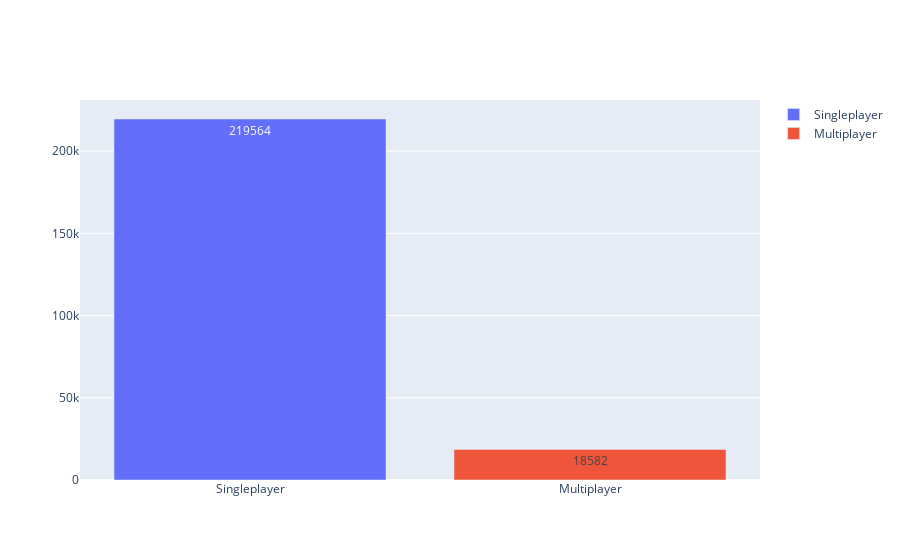

This figure's notebook cell:
### Code cell
%matplotlib inline
import json
import numpy as np
import plotly.graph_objects as go
import cv2
from plotly.subplots import make_subplots
from IPython.display import Image
import sys
import os
sys.path.insert(0, '../../')
from data_loader import get_data_to_load, get_counterpart

# Load data first

multiplayer_countries_map = json.load(open('../02_listing/countries_map', encoding='utf8'))
singleplayer_pre_mapping_countries_map = json.load(open('../03_mapping/pre_mapping_countries_map', encoding='utf8'))
basenames_to_country_map = json.load(open('../03_mapping/pre_mapping_basenames_to_countries_map', encoding='utf8'))
variance_map = json.load(open('../04_data_cleaning/variance_map', encoding='utf8'))

list_files = get_data_to_load(loading_file='../04_data_cleaning/updated_data_list', file_location='../01_enriching/.data/', image_file_location='../../1_data_collection/.data/', allow_new_file_creation=False, from_remote_only=True, download_link='default', limit=25, shuffle_seed=43, allow_file_location_env=True, allow_image_file_location_env=True, allow_json_file_location_env=True, allow_download_link_env=True)
list_basenames = [os.path.basename(x) for x in list_files]
list_basenames_set = set(list_basenames)
basenames_to_file_map = {x: y for x, y in zip(list_basenames, list_files)}

# filter only .png files from the list
images_to_country_map = {get_counterpart(k): v for k, v in basenames_to_country_map.items() if k in list_basenames_set}

# Combine image_to_country_map and variance_map (they have the same keys, but different kinds of values)
# into a single dictionary, where the values are tuples of the form (country, variance)
image_to_country_variance_map = {}
for key in images_to_country_map:
    image_to_country_variance_map[key] = (images_to_country_map[key], variance_map[key])
    
# Combine the two countries maps into a single dictionary, where the values are tuples of the form (multiplayer_country, singleplayer_country)
countries_map = {}
for key in set([*multiplayer_countries_map.keys(), *singleplayer_pre_mapping_countries_map.keys()]):
    countries_map[key] = (multiplayer_countries_map.get(key, np.nan), singleplayer_pre_mapping_countries_map.get(key, np.nan))
    
# Print number of singleplayer games and number of multiplayer games by summing all the values in the countries_map
singleplayer_games = sum(singleplayer_pre_mapping_countries_map.values())
multiplayer_games = sum(multiplayer_countries_map.values())

# Display in a fancy plotly plot (not a table but a bar chart with nice big labels of the final values
fig = go.Figure(data=[
    go.Bar(name='Singleplayer', x=['Singleplayer'], y=[singleplayer_games], text=[singleplayer_games], textposition='auto'),
    go.Bar(name='Multiplayer', x=['Multiplayer'], y=[multiplayer_games], text=[multiplayer_games], textposition='auto')
])

# Display the plot
fig.show()

### Figure 1 — Plotly figure (JSON) as saved in the notebook; plotly's stock layout.template omitted (floating-point values rounded to 4 significant figures)
{"data": [{"name": "Singleplayer", "text": ["219564"], "textposition": "auto", "type": "bar", "x": ["Singleplayer"], "y": [219564]}, {"name": "Multiplayer", "text": ["18582"], "textposition": "auto", "type": "bar", "x": ["Multiplayer"], "y": [18582]}], "layout": {}}
